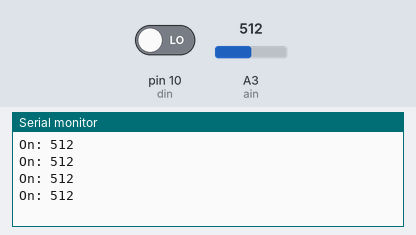
Bench run of a sketch on a simulated Arduino Uno, built with avr-gcc and run on an emulated ATmega328P. Shown: the last lines printed to the serial monitor. The inputs (shaded band) are chosen by the test bench; at power-on: pin 10 (din) LOW, A3 (ain) = 512.

Above: at 1.2 s.
1.3 s: pin 10 (din) driven HIGH
At 1.71 s:
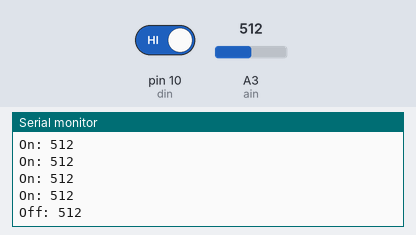
3.6 s: A3 (ain) set to 716
At 3.81 s:
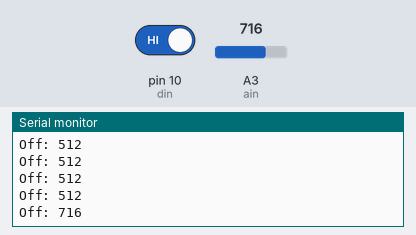
5.1 s: A3 (ain) set to 900
At 5.31 s:
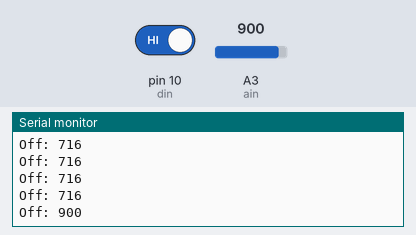
6.6 s: pin 10 (din) driven LOW
At 6.81 s:
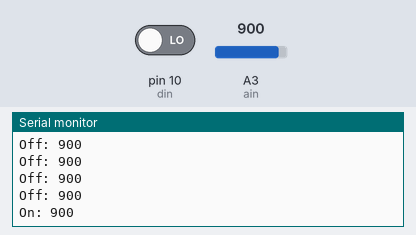
Timing chart, 0 to 9.1 s (numbered marks = the images above; inputs shaded):
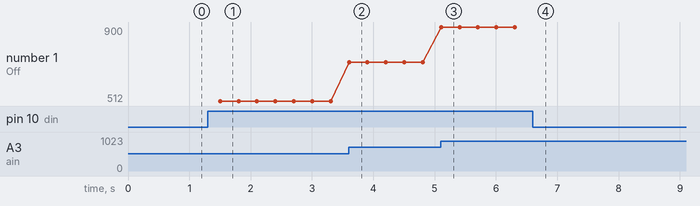

The sketch:

LightSensor.ino
```cpp
/*
LightSensor

Voltage: 3.3V~5V
DigitalPin: 9
AnalogPin: 0

This code can also be used on a TemperatureSensor
*/

int din = 10;
int ain = 3;

void setup(){
  Serial.begin(9600);
  pinMode(din, INPUT);
  pinMode(ain, INPUT);
}

void loop(){
  int val = analogRead(ain);
  if(digitalRead(din)){
    Serial.print("Off");
  }else{
    Serial.print("On");
  }
  Serial.print(": ");
  Serial.println(val);
  delay(300);
}
```

Measured:
- after the input at 1.3 s, the serial monitor: prints a new line after 0.20 s (image 1)
- after the input at 3.6 s, the serial monitor: prints a new line at once (image 2)
- after the input at 5.1 s, the serial monitor: prints a new line at once (image 3)
- after the input at 6.6 s, the serial monitor: prints a new line at once (image 4)
- plotted number 1: 512 → 716 after the input at 3.6 s, 716 → 900 after the input at 5.1 s
